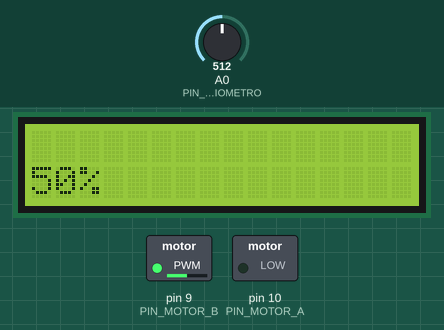
Recording of a sketch running on a simulated Arduino Uno, built with avr-gcc and run on an emulated ATmega328P. Parts: 16×2 character LCD, switched loads named in the sketch (green lamp = pin HIGH). Inputs (shaded band) come from the test bench; at power-on: A0 (PIN_POTENCIOMETRO) = 512. What the sketch prints to the serial monitor is not drawn.

Above: at 1.6 s.
1.7 s: A0 (PIN_POTENCIOMETRO) set to 716
At 2.3 s:
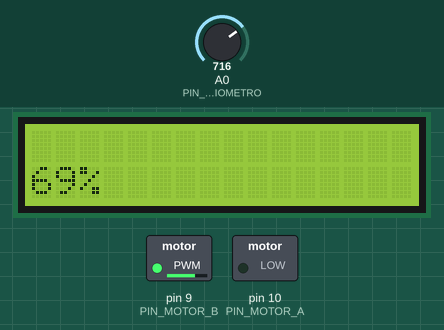
3.5 s: A0 (PIN_POTENCIOMETRO) set to 900
At 5.0 s:
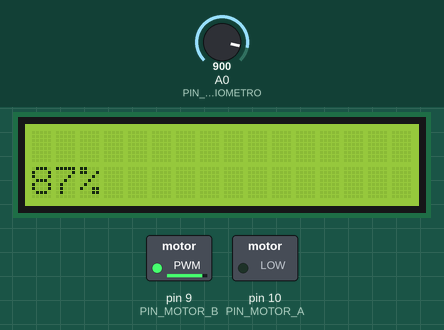
5.5 s: A0 (PIN_POTENCIOMETRO) set to 122
At 6.5 s:
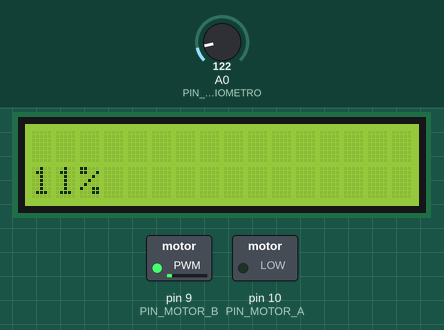
7.5 s: A0 (PIN_POTENCIOMETRO) set to 0
At 9.2 s:
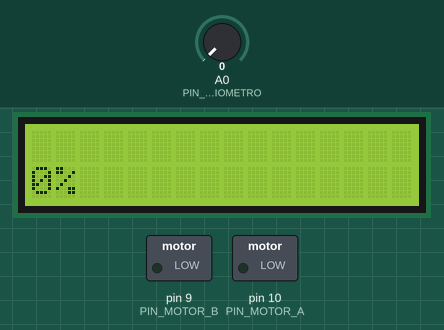
Timing chart, 0 to 10.5 s (numbered marks = the images above; inputs shaded):
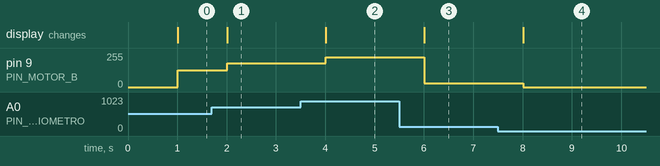

The sketch:

Agitador.ino
```cpp
/*
Control de motor regulando su velocidad y lo muestra por el LCD

Conexion del LCD
-----------------------------
Vin (Voltage In)    ->  5V
Gnd (Ground)        ->  Gnd
SDA (Serial Data)   ->  A4 on Uno/Pro-Mini, 20 on Mega2560/Due, 2 Leonardo/Pro-Micro
SCK (Serial Clock)  ->  A5 on Uno/Pro-Mini, 21 on Mega2560/Due, 3 Leonardo/Pro-Micro

Relé                ->  pin 11

Potenciometro ->  pin A0

 */


/* ==== Includes ==== */
// Librerias para la pantalla LCD
#include <Wire.h>               // Needed for legacy versions of Arduino.
#include <LiquidCrystal_I2C.h>  // Pantalla LCD

/* ====  END Includes ==== */

/* ==== Defines ==== */
#define SERIAL_BAUD 9600

#define PIN_POTENCIOMETRO A0

#define PIN_MOTOR_A 10
#define PIN_MOTOR_B 9

/* ==== END Defines ==== */

/* ==== Global Variables ==== */
// Set the LCD address to 0x27 or 0x3F for a 16 chars and 2 line display
LiquidCrystal_I2C lcd(0x27, 16, 2);
//LiquidCrystal_I2C lcd(0x20, 16, 2);


unsigned long printPeriod = 1000; // in milliseconds
// Track time in milliseconds since last reading
unsigned long previousMillis = 0;

/* ==== END Global Variables ==== */


/* ==== Prototypes ==== */
/* ==== END Prototypes ==== */

/* ==== Setup ==== */
void setup_Serial(){
  Serial.begin(SERIAL_BAUD);
  while(!Serial) {} // Wait

}


void setup_LCD(){
  lcd.init();         // Inicializamos el LCD
  lcd.backlight();    // Encendemos la luz
}

void setup_Motor(){
  pinMode(PIN_MOTOR_A,OUTPUT);
  pinMode(PIN_MOTOR_B,OUTPUT);
}


void setup() {
  setup_Serial();
  setup_LCD();
  setup_Motor();
}
/* ==== END Setup ==== */

/* ==== Loop ==== */
void loop() {


    int valorPot = analogRead(PIN_POTENCIOMETRO);  // read the analog in value:
    int velocidad=map(valorPot,0,1023,0,100);
    int valorPWM=map(valorPot,0,1023,0,255);

    if((unsigned long)(millis() - previousMillis) >= printPeriod) {
      previousMillis = millis();   // update time


      lcd.setCursor(0,0);

      //showTemp();
      lcd.setCursor(0,1);
      Serial.print(",");
      printSerialAndLCD(String(velocidad));

      lcd.print("%  ");

      lcd.setCursor(0,1);


      Serial.print(",");

      digitalWrite(PIN_MOTOR_A,LOW);
      analogWrite(PIN_MOTOR_B,valorPWM);

      Serial.println();
    }


}
/* ==== End Loop ==== */

/* ==== Functions ==== */
void printSerialAndLCD(String str){
  Serial.print(str);
  lcd.print(str);
}

void print2Digit(int  valor){
  if(valor<10)
    printSerialAndLCD("0");
  printSerialAndLCD(String(valor));
}


/* ==== END Functions ==== */
```

Measured:
- after the input at 1.7 s, pin 9 (PIN_MOTOR_B): 127/255 → 178/255 after 0.31 s; the display: changes after 0.31 s (image 1)
- after the input at 3.5 s, pin 9 (PIN_MOTOR_B): 178/255 → 224/255 after 0.51 s; the display: changes after 0.51 s (image 2)
- after the input at 5.5 s, pin 9 (PIN_MOTOR_B): 224/255 → 30/255 after 0.51 s; the display: changes after 0.51 s (image 3)
- after the input at 7.5 s, pin 9 (PIN_MOTOR_B): 30/255 → 0/255 after 0.51 s; the display: changes after 0.51 s (image 4)
